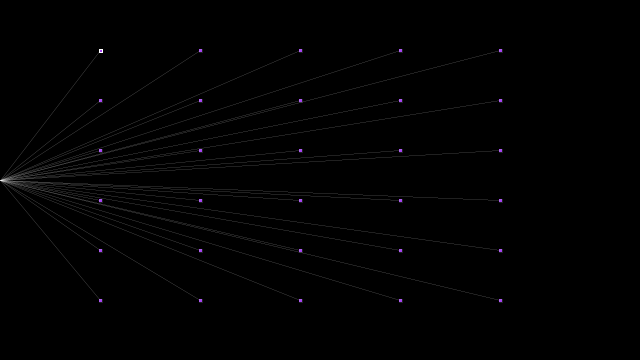
Frame 1 (no input)
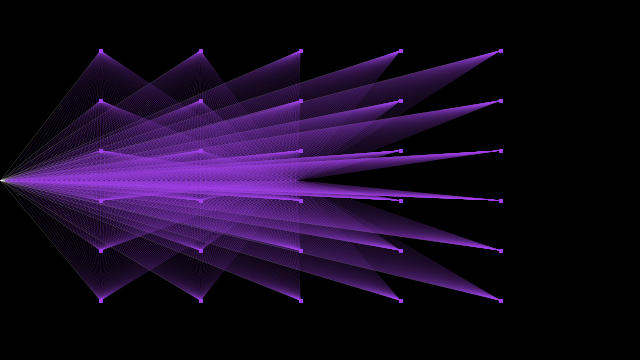
Frame 60 (the mouse pressed at the canvas centre just before this capture)
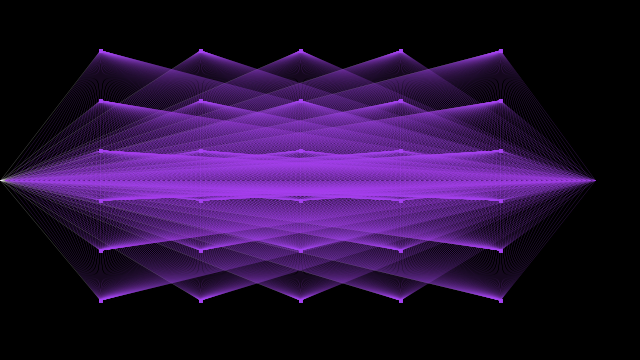
Frame 120 (the mouse held since frame 60 and released just before this capture)

The Processing sketch that drew these frames (run headless with seeded random() and noise(); from frame 60 on, the mouse is pressed at the canvas centre):

// Processing sketch: processing_173677
// ── processing_173677.pde



int xx = 0;
int xxspeed = 5;
int direction = -1;

float color1=random(255);
float color2=random(255);
float color3=random(255);

void setup(){
  
size(640, 360); 
background(0); 
noStroke();
frameRate(10);
stroke(255, 255);

}

void draw(){
 
int xgridSize = 100;
int ygridSize = 50;

for (int x = xgridSize; x <= width - xgridSize; x += xgridSize) {
  for (int y = ygridSize; y <= height - ygridSize; y += ygridSize) {
    //noStroke();
    fill(color1, color2, color3);
    rect(x-1, y-1, 3, 3);
    //stroke(255, 255);
    strokeWeight(0.1);
    line(x, y, xx, height/2);
 }
}
stroke(color1, color2, color3);
xx+=xxspeed;

if(xx >= width || xx<=0){
  xxspeed*=direction;
  color1 = random(255);
  color2 = random(255);
  color3 = random(255);
  
  stroke(color1, color2, color3);
}
}

//void keyPressed(){
//  if(key=='r'){
//  color1++;
//}else if(key=='g'){
//  color2++;
//}else if(key=='b'){
//  color3++;
//}
//}
//
